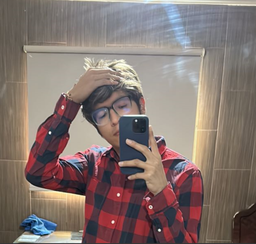
#> input picture Operaciones Individuales/vision_yo.png, 256 x 244 px, shrunk from 858 x 819 before the run
$ python opInd.py
#> lines starting #> are read from the running program, lines starting #| are printed output that depends on the picture; after the words box and inside, x2 and y2 are one past the last pixel; in counts of white or black regions, pixels touching at a corner belong together
#JOSUE DANIEL TORRES SANTOS
#VISION ARTIFICIAL
#23/05/23
#OPERACIONES INDIVIDUALES

import cv2 as cv
import numpy as np
"""
    Programa que funciona para imágenes en blanco y negro
"""

imagen1 = cv.imread('vision_yo.png',0)
#> imagen1: shape (244, 256); min 6, max 255, mean 120.1

inversa = imagen1.copy()

for f, c in np.ndindex(imagen1.shape):
    inversa[f, c] = 255-imagen1[f, c]
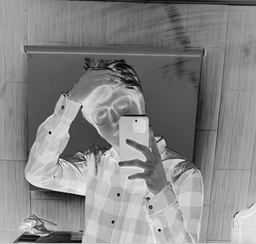
#> inversa: shape (244, 256); min 0, max 249, mean 134.9

umbral = imagen1.copy()

for f, c in np.ndindex(imagen1.shape):
    if imagen1[f, c] <= 100:
        umbral[f, c] = 0
    elif imagen1[f, c] > 100:
        umbral[f, c] = 255
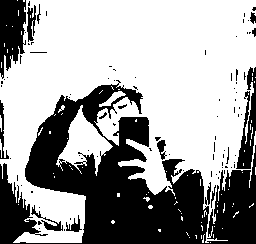
#> umbral: shape (244, 256); 63.3% white; 91 black regions (75 under 20 px), largest, box (x1, y1, x2, y2) and area: (0, 80, 256, 244) 19170, (0, 0, 26, 79) 1489, (236, 67, 256, 169) 948

uI = imagen1.copy()
for f, c in np.ndindex(imagen1.shape):
    if imagen1[f, c] <= 100:
        uI[f, c] = 255
    elif imagen1[f, c] > 100:
        uI[f, c] = 0

p1 = 150
p2 = 220

u = imagen1.copy()
for f, c in np.ndindex(imagen1.shape):
    if p1 < imagen1[f, c] and imagen1[f, c] < p2:
        u[f, c] = 0
    elif imagen1[f, c] <= p1 or imagen1[f, c] >= p2:
        u[f, c] = 255
#> u: shape (244, 256); 71.1% white; 114 black regions (105 under 20 px), largest, box (x1, y1, x2, y2) and area: (22, 0, 256, 189) 15093, (59, 107, 112, 168) 1328, (25, 179, 85, 212) 516

p1 = 50
p2 = 150

uIA = imagen1.copy()
for f, c in np.ndindex(imagen1.shape):
    if p1 < imagen1[f, c] and imagen1[f, c] < p2:
        uI[f, c] = 255
    elif imagen1[f, c] <= p1 or imagen1[f, c] >= p2:
        uI[f, c] = 0
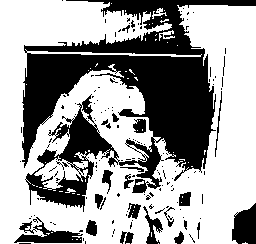
#> uI: shape (244, 256); 62.6% white; 146 black regions (123 under 20 px), largest, box (x1, y1, x2, y2) and area: (22, 0, 256, 212) 19697, (232, 203, 256, 244) 755, (14, 217, 83, 243) 748

p1 = 150
p2 = 220

uG = imagen1.copy()
for f, c in np.ndindex(imagen1.shape):
    if p1 < imagen1[f, c] and imagen1[f, c] < p2:
        uG[f, c] = imagen1[f, c]
    elif imagen1[f, c] <= p1 or imagen1[f, c] >= p2:
        uG[f, c] = 255
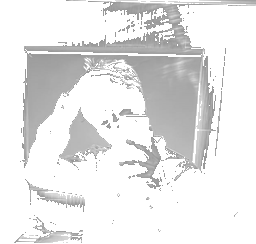
#> uG: shape (244, 256); min 151, max 255, mean 231.5

p1 = 150
p2 = 220

uGI = imagen1.copy()
for f, c in np.ndindex(imagen1.shape):
    if p1 < imagen1[f, c] and imagen1[f, c] < p2:
        uGI[f, c] = 255-imagen1[f, c]
    elif imagen1[f, c] <= p1 or imagen1[f, c] >= p2:
        uGI[f, c] = 255
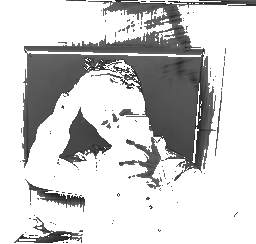
#> uGI: shape (244, 256); min 36, max 255, mean 204.9

p1 = 50
p2 = 150

extendida = imagen1.copy()
for f, c in np.ndindex(imagen1.shape):
    if p1 < imagen1[f, c] and imagen1[f, c] < p2:
        extendida[f, c] = (imagen1[f, c]-p1)*(255/(p2-p1))
    elif imagen1[f, c] <= p1 or imagen1[f, c] >= p2:
        extendida[f, c] = 0
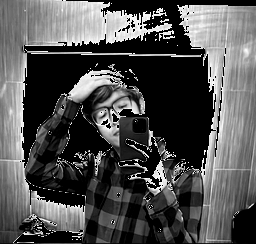
#> extendida: shape (244, 256); min 0, max 252, mean 81.1

p1 = 50
p2 = 150

reduccion = imagen1.copy()
for f, c in np.ndindex(imagen1.shape):
    if imagen1[f, c] <= 50:
        reduccion[f, c] = 0
    elif 50 < imagen1[f, c] and imagen1[f, c] <= 100:
        reduccion[f, c] = 32
    elif 100 < imagen1[f, c] and imagen1[f, c] <= 150:
        reduccion[f, c] = 64
    elif 150 < imagen1[f, c] and imagen1[f, c] <= 200:
        reduccion[f, c] = 128
    elif 200 < imagen1[f, c] and imagen1[f, c] <= 255:
        reduccion[f, c] = 255
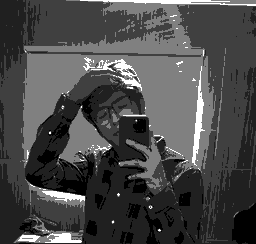
#> reduccion: shape (244, 256); min 0, max 255, mean 73.7


cv.imwrite("a_Colorn't.png", imagen1)
cv.imwrite("b_Colorn't.png", inversa)
cv.imwrite("c_Colorn't.png", umbral)
cv.imwrite("d_Colorn't.png", uI)
cv.imwrite("e_Colorn't.png", u)
cv.imwrite("e.1_Color.png", uIA)
cv.imwrite("f_Colorn't.png", uG)
cv.imwrite("g_Colorn't.png", uGI)
cv.imwrite("h_Colorn't.png", extendida)
cv.imwrite("i_Colorn't.png", reduccion)
